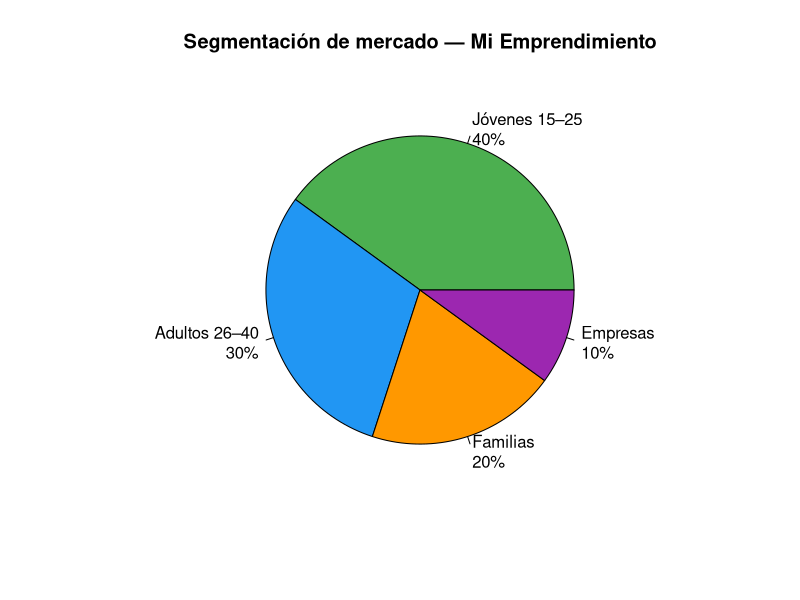
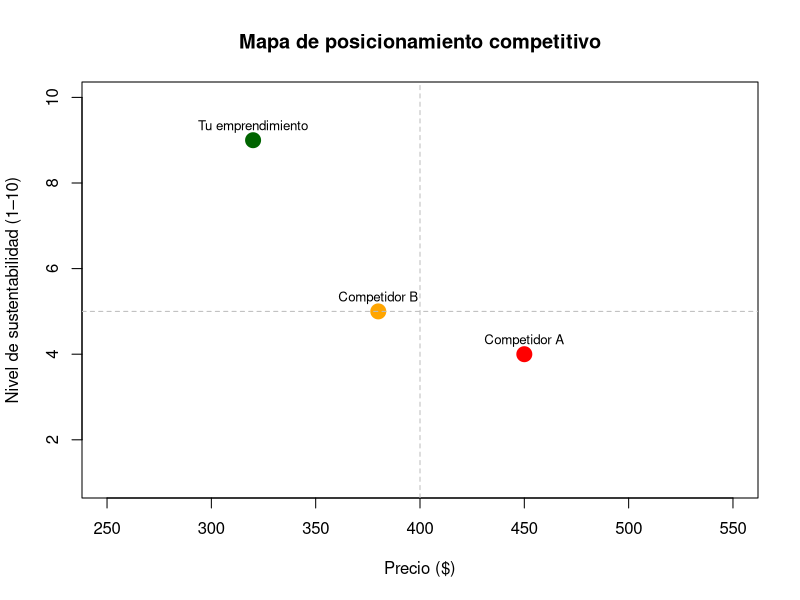

Reproduce these figures in R, in order.
# ============================================================
#  SCRIPT 01 · Análisis de Mercado
#  Materia: Producción · ORT Argentina 2026
#  Docente: Eduardo Daniel Arnica
# ============================================================
#
#  INSTRUCCIONES:
#  1. Reemplazá los valores de ejemplo por los de tu emprendimiento
#  2. Ejecutá el script completo (Ctrl+Alt+R en RStudio)
#  3. Los gráficos se guardan automáticamente en tu carpeta de equipo
#
# ============================================================

# -- Paso 1: Definir el mercado objetivo ---------------------

nombre_emprendimiento <- "Mi Emprendimiento"   # ← Cambiá esto

# Estimación del mercado (en unidades o clientes potenciales)
mercado_total     <- 10000   # TAM: mercado total disponible
mercado_objetivo  <- 500     # SAM: segmento al que apuntamos
meta_primer_anio  <- 80      # SOM: meta realista año 1

# -- Paso 2: Segmentación por grupos de clientes -------------

segmentos <- data.frame(
  grupo      = c("Jóvenes 15–25", "Adultos 26–40", "Familias", "Empresas"),
  porcentaje = c(40, 30, 20, 10),
  interes    = c("alto", "medio", "medio", "bajo")
)

cat("\n📊 Segmentación de mercado:\n")
print(segmentos)

# Gráfico de torta del mercado
colores <- c("#4CAF50", "#2196F3", "#FF9800", "#9C27B0")
pie(segmentos$porcentaje,
    labels = paste0(segmentos$grupo, "\n", segmentos$porcentaje, "%"),
    col    = colores,
    main   = paste("Segmentación de mercado —", nombre_emprendimiento))

# -- Paso 3: Embudo de conversión ----------------------------
#
#  ¿Qué % de personas que "ven" tu producto lo compran?

cat("\n🔽 Embudo de conversión estimado:\n")

embudo <- data.frame(
  etapa      = c("Mercado total", "Conocen el producto",
                 "Interesados", "Compradores año 1"),
  personas   = c(mercado_total,
                 mercado_total * 0.30,
                 mercado_objetivo,
                 meta_primer_anio),
  tasa       = c("100%", "30%", "5%", "0.8%")
)

print(embudo)

# -- Paso 4: Análisis de competencia (simple) ----------------

competidores <- data.frame(
  nombre   = c("Competidor A", "Competidor B", "Tu emprendimiento"),
  precio   = c(450, 380, 320),
  calidad  = c(7, 6, 8),          # puntaje del 1 al 10
  sustentabilidad = c(4, 5, 9)    # puntaje del 1 al 10
)

cat("\n🏆 Mapa de competencia:\n")
print(competidores)

# Gráfico de posicionamiento
plot(competidores$precio, competidores$sustentabilidad,
     pch  = 19, cex = 2,
     col  = c("red", "orange", "darkgreen"),
     xlim = c(250, 550),
     ylim = c(1, 10),
     xlab = "Precio ($)",
     ylab = "Nivel de sustentabilidad (1–10)",
     main = "Mapa de posicionamiento competitivo")

text(competidores$precio, competidores$sustentabilidad,
     labels = competidores$nombre,
     pos = 3, cex = 0.8)

abline(h = 5, lty = 2, col = "gray")
abline(v = 400, lty = 2, col = "gray")

cat("\n✅ Análisis de mercado completado.\n")
cat("   Guardá este script con los datos reales de tu equipo\n")
cat("   y entregalo como Pull Request en el hito 1.\n\n")
